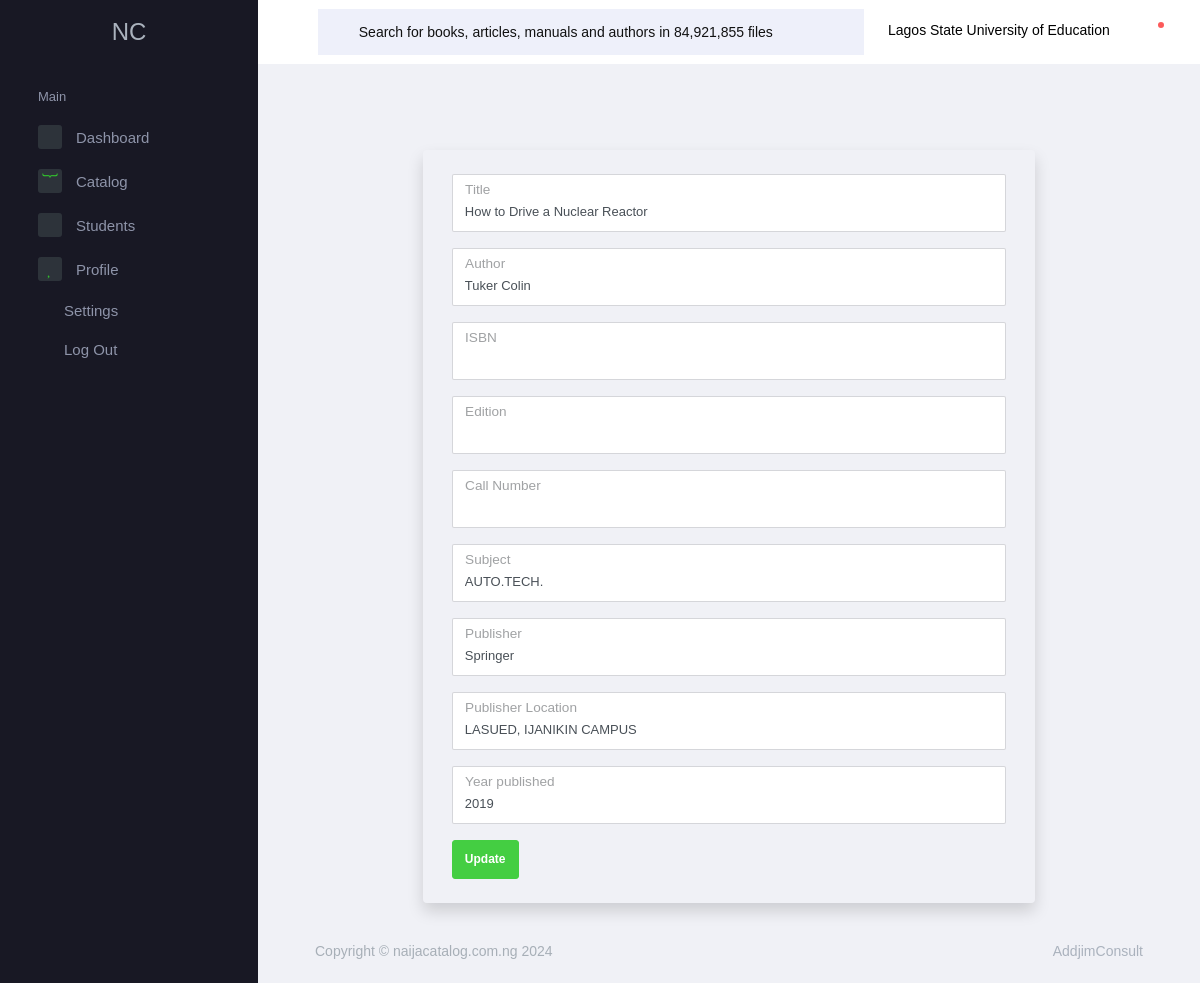
Page /catalog/book/how-to-drive-a-nuclear-reactor/edit (signed in) on the committed database.
### apps/accounts/models.py (models this page shows, shortened)
class Account(AbstractBaseUser, PermissionsMixin):
    email           = models.EmailField(unique=True)
    is_active       = models.BooleanField(default=True)
    is_admin        = models.BooleanField(default=False)
    is_staff        = models.BooleanField(default=False)
    is_superuser    = models.BooleanField(default=False)
    is_librarian    = models.BooleanField(default=False)
    is_student      = models.BooleanField(default=False)
    date_joined     = models.DateTimeField(auto_now_add=True, editable=True)
    last_login      = models.DateTimeField(verbose_name='last login', auto_now=True, editable=True)
    slug            = models.CharField(max_length=200, blank=True, null=True)
    USERNAME_FIELD  = "email"
    objects         = MyAccountManager()
    class Meta:
        verbose_name_plural = "Account Manager"
        ordering            = ['-date_joined']

### apps/partners/models.py (models this page shows, shortened)
class Institution(models.Model):
    logo            = CloudinaryField("NaijaCatalog/institution/logo/", blank=True, null=True)
    name            = models.CharField(max_length=500, blank=True)
    short_name      = models.CharField(max_length=10, blank=True)
    location        = models.CharField(max_length=500, blank=True)
    contact_email   = models.EmailField(blank=True)
    contact_phone   = models.CharField(max_length=15, blank=True)
    gmap            = models.CharField(blank=True, max_length=1000)
    is_active       = models.BooleanField(default=True)
    date_joined     = models.DateField(auto_now_add=True)
    slug            = models.SlugField(blank=True, null=True)
    admin           = models.OneToOneField("accounts.Account", on_delete=models.CASCADE, related_name='institution', blank=True, null=True)
    class Meta:
        verbose_name_plural = "Institutions"
    def __str__(self):
        return str(self.name)

### apps/catalogue/models.py (models this page shows, shortened)
class Book(models.Model):
    title           = models.CharField(max_length=200, blank=True)
    author          = models.CharField(max_length=200, blank=True)
    edition         = models.CharField(max_length=200, blank=True)
    subject         = models.CharField(max_length=200, blank=True)
    publisher       = models.CharField(max_length=200, blank=True)
    isbn            = models.CharField(max_length=200, blank=True, verbose_name="ISBN")
    call_no                 = models.CharField(max_length=200, blank=True, verbose_name="Call Number")
    place_of_publication    = models.CharField(max_length=200, blank=True, verbose_name="Publisher Location")
    year_published  = models.CharField(max_length=4, blank=True)
    is_available    = models.BooleanField(default=True)
    edited          = models.BooleanField(default=False)
    slug            = models.SlugField(blank=True, null=True, max_length=500)
    institution     = models.ForeignKey(Institution, default=0,  on_delete=models.PROTECT)
    class Meta:
        verbose_name_plural = "Library Books"
        ordering = ['title']

### apps/catalogue/api/views.py (the view)
# urls.py: path("book/<slug:slug>/edit", views.edit_book_info, name="edit_book_info"),
def edit_book_info(request, slug):
    try:
        book = Book.objects.get(slug=slug)
    except Book.DoesNotExist:
        messages.info(request, "No book found")
        return redirect("catalog:listBook")
    if request.method == "POST":
        form = EditBookForm(request.POST, instance=book)
        if form.is_valid():
            form.save()
            title = form.cleaned_data["title"]
            messages.add_message(
                request,
                messages.SUCCESS,
                extra_tags="alert alert-success",
                message=f"Book: \"{title}\" has been updated successfully",
            )
            return redirect("catalog:listBook")
    else:
        form = EditBookForm(instance=book)
    context = {
        "form": form,
        "book": book,
        "page_title": "Edit Book",
    }
    return render(request, "catalog/editBook.html", context)

### apps/catalogue/api/forms.py
class EditBookForm(forms.ModelForm):
    class Meta:
        model = Book
        fields = [
            "title",
            "author",
            "isbn",
            "edition",
            "call_no",
            "subject",
            "publisher",
            "place_of_publication",
            "year_published"
        ]
    def __init__(self, *args, **kwargs):
        super().__init__(*args, **kwargs)
        for field in self.fields.values():
            field.widget.attrs.update({'class': 'form-control', 'required': False})

### templates/catalog/editBook.html (shortened to what this page needs)
{% extends "users/__base.html" %}
{% load static %}
{% load crispy_forms_tags %}
{% block content %}
<div class="row">
    <div class="col-12 col-md-10 px-md-5 mx-auto">
        <div class="container">
            <div class="row">
                <div class="container rounded-bottom g-4">
                    {% if form %}
                    <div class="row my-3 py-4 px-2 rounded shadow d-flex justify-content-center align-items-center">
                        <form method="POST">{% csrf_token %}
                            <div class="col">
                                {% for field in form %}
                                <div class="form-floating mb-3">
                                    {{ field }}
                                    <label for="{{ field.id_for_label }}">{{ field.label }}</label>
                                </div>
                                {% endfor %}
                                <button type="submit" href="{% url 'catalog:edit_book_info' book.slug %}" class="text btn btn-success btn-left btn-md">Update</button>
                            </div>
                        </form>
                    </div>
                    {% endif %}
                </div>
            </div>
        </div>
    </div>
</div>
{% endblock %}

### templates/users/__base.html (shortened to what this page needs)
{% load static %}
<!DOCTYPE html>
<html lang="en">
  <head>
    <link rel="stylesheet" href="{% static 'bootstrap/css/bootstrap.min.css' %}">
    <link href="https://cdn.jsdelivr.net/npm/bootstrap@5.3.3/dist/css/bootstrap.min.css" rel="stylesheet">
    <link rel="stylesheet" href="{% static 'connects/vendors/mdi/css/materialdesignicons.min.css' %}">
    <link rel="stylesheet" href="{% static 'connects/css/style.css' %}">
  </head>
  <body>
    <div class="container-scroller">
      <nav class="navbar default-layout-navbar col-lg-12 col-12 p-0 fixed-top d-flex flex-row">
        <div class="text-center navbar-brand-wrapper d-flex align-items-center justify-content-center">
          <a class="navbar-brand brand-logo" href="{% url 'dashboard' %}">
            <span class="text-light">NC</span>
          </a>
        </div>
        <div class="navbar-menu-wrapper d-flex align-items-stretch">
          <button class="navbar-toggler navbar-toggler align-self-center" type="button" data-toggle="minimize">
            <span class="mdi mdi-menu"></span>
          </button>
          <div class="search-field d-none d-xl-block w-100">
            <form class="d-flex align-items-center h-100" action="{% url 'catalog:advanced_search' %}">
              <div class="input-group w-100 my-auto">
                <div class="input-group-prepend bg-transparent">
                  <i class="input-group-text border-0 mdi mdi-magnify"></i>
                </div>
                <input type="text" name="search" class="form-control bg-transparent border-0" value="{{search_term}}" required
                placeholder="Search for books, articles, manuals and authors in 84,921,855 files">
              </div>
            </form>
          </div>
          <ul class="navbar-nav navbar-nav-right">
            {% if request.user.is_authenticated %}
            <li class="nav-item nav-profile dropdown">
              <a class="nav-link dropdown-toggle" id="profileDropdown" href="#" data-toggle="dropdown" aria-expanded="false">
                <div class="nav-profile-text">
                  {% if request.user.is_librarian %}
                  <p class="mb-1 text-black">{{ request.user.institution }}</p>
                  {% else %}
                  <p class="mb-1 text-black">{{ request.user.email }}</p>
                  {% endif %}
                </div>
              </a>
            </li>
            {% endif %}
            <li class="nav-item dropdown">
              <a class="nav-link count-indicator dropdown-toggle" id="notificationDropdown" href="#" data-toggle="dropdown">
                <i class="mdi mdi-bell-outline"></i>
                <span class="count-symbol bg-danger"></span>
              </a>
            </li>
          </ul>
        </div>
      </nav>
      <div class="container-fluid page-body-wrapper d-flex justify-content-between">
        {% if request.user.is_librarian %}
          {% include 'users/institution/__sidebar.html' %}
        {% elif request.user.is_student %}
          {% include 'users/student/__sidebar.html' %}
        {% else %}
          {% include 'users/__dashboard/__sidebar.html' %}
        {% endif %}
        <div class="main-panel">
          <div class="content-wrapper">
            <div class="container">
              {% block content %}{% endblock %}
            </div>
          </div>
          <footer class="footer">
            <div class="footer-inner-wraper">
              <div class="d-sm-flex justify-content-center justify-content-sm-between">
                <span class="text-muted d-block text-center text-sm-left d-sm-inline-block">Copyright © naijacatalog.com.ng 2024</span>
                <span class="float-none float-sm-right d-block mt-1 mt-sm-0 text-center">AddjimConsult</span>
              </div>
            </div>
          </footer>
        </div>
      </div>
    </div>
  </body>
</html>

### rows in the picture
Account: user.institution "Lagos State University of Education"
Book: form "How to Drive a Nuclear Reactor" "Tuker Colin" "AUTO.TECH." "Springer" "LASUED, IJANIKIN CAMPUS" "2019"
